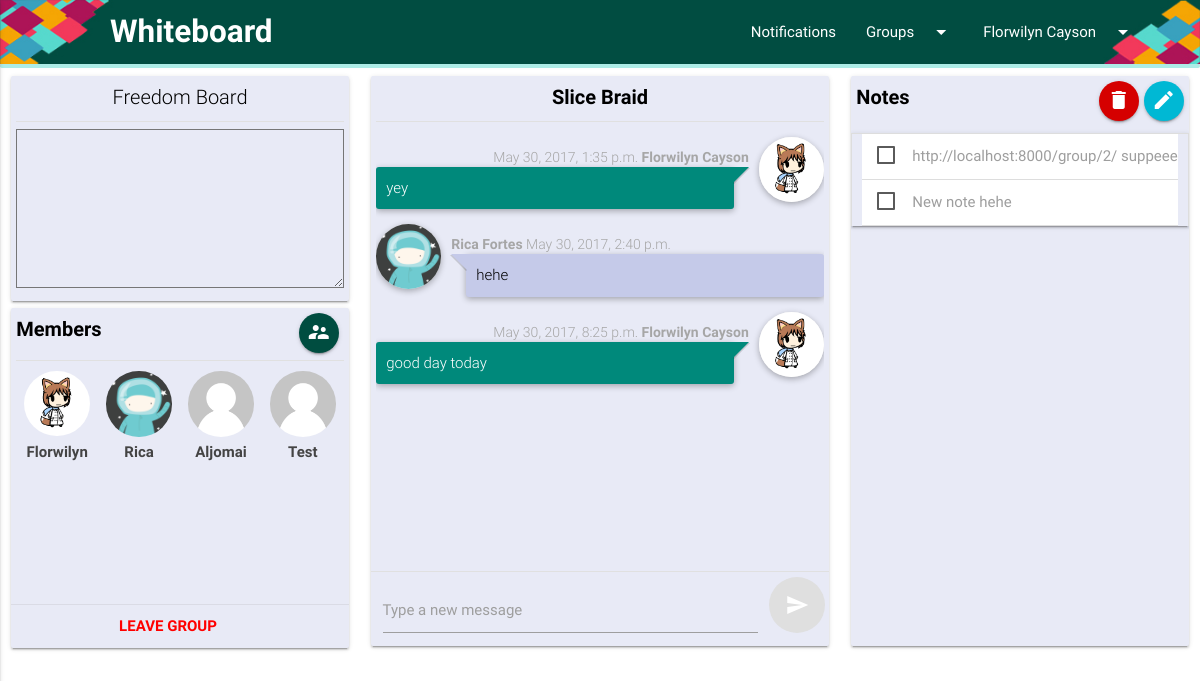
Page /group/2/ (signed in) on the committed database.
### user_profile/models.py (models this page shows, shortened)
class Users(models.Model):
	user = models.OneToOneField(User, on_delete=models.CASCADE)
	first_name = models.CharField(max_length=25)
	last_name = models.CharField(max_length=25)
	date_joined = models.DateTimeField(auto_now_add=True)
	prof_pic = models.ImageField(upload_to = './storage/', default = 'storage/default-avatar.png')

### whiteboard/models.py (models this page shows, shortened)
class Member(models.Model):
	group = models.ForeignKey(Group, on_delete=models.CASCADE)
	member = models.ForeignKey(Users, on_delete=models.CASCADE, related_name="is_a_member_of")

class Group(models.Model):
	group_name = models.CharField(max_length = 10)
	date_created = models.DateTimeField(auto_now_add=True)
	owner = models.ForeignKey(Users, null=True, default=None, on_delete=models.SET_NULL, related_name="owns")
	def __str__(self):
   		return self.group_name

class Chat(models.Model):
	sender = models.ForeignKey(Users,null=True, default=None, on_delete=models.SET_NULL)
	group = models.ForeignKey(Group, on_delete=models.CASCADE)
	content = models.CharField(max_length=200)
	date_sent = models.DateTimeField(auto_now_add=True)

class Note(models.Model):
	note = models.CharField(max_length=100)
	owner = models.ForeignKey(Group,on_delete=models.CASCADE)
	attachment = models.FileField(upload_to = './storage/',null=True)
	new = models.BooleanField(default=True)

### Project/views.py (the view)
# urls.py: url(r'^group/(?P<group_id>\d+)/$', views.index, name='group'),
def index(request, group_id):
	if request.user.is_authenticated():
		user_id = request.user.id
		user = Users.objects.get(user__id=user_id)
		is_member_of = get_list_or_404(Member, member__pk=user.id, group__id=group_id)
		group = Member.objects.filter(member__pk=user.pk)
		group_name = Group.objects.get(id=group_id)
		members = Member.objects.filter(group__id=group_id)
		group_chat = Chat.objects.filter(group__id=group_id)
		notes = Note.objects.filter(owner__id=group_id).order_by('-id')
		return render(request, 'index.html', {'group_chat': group_chat, 'user': user, 'group': group, 'group_name': group_name, 'members': members, 'notes': notes, 'group_id': group_id})
	else:
		return redirect('signin')

### Project/templates/index.html (shortened to what this page needs)
{% extends "base.html" %}
{% load static %}
{% block content %}
<div class=" col s12 m6 l3">
	<div class="card indigo lighten-5" style="height: 225px; margin-bottom: 5px">
	    <div class="card-content black-text pull-down" style="padding: 5px;">
	        <span class="card-title center">Freedom Board</span>
	        <div class="divider"></div>
			<textarea id="wall" rows="7" style="height:auto; margin-top: 7px"></textarea>
	    </div>
    </div>
     <div class="card indigo lighten-5 height-fixed" style="margin-bottom: 0px">
	    <div class="card-content black-text pull-down" style="padding: 5px;">
	        <span class="card-title" style="margin-bottom: 15px"><b>Members</b><a class="btn-floating waves-effect waves-light teal darken-4 right" href="#add_membermodal" data-target="add_membermodal" style="margin-right: 5px"><i class="material-icons" style="margin-top: 3px">supervisor_account</i></a></span>
	        <div class="divider" style="margin-top: 3px"></div>
	        <ul class="users-list" id="members-list" style="height: 100%; overflow: auto; margin-bottom: 5px; margin-top: 10px">
	            {% for member in members %}
		            <li>
		            	<img class="member-img" src="{{ member.member.prof_pic.url }}">
		            	<span class="users-list-name">{{member.member.first_name}}</span>
		            </li>
		        {% endfor %}
	        </ul>
	    </div>
	    <div class="card-action center" style="padding: 10px">
	        <a href="/leave/{{group_id}}" style="color: red"><b>Leave group</b></a>
	    </div>
    </div>
</div>
<div class="col s12 m6 l5 x-margin">
	<div class="card indigo lighten-5 height-fixed-2">
	    <div class="card-content black-text pull-down" style="padding: 5px">
	        <span class="card-title" style="border-bottom-color: black; text-align: center;"><b>{{ group_name }}</b></span>
	        <div class="divider"></div>
	        <div class="chat" style="height: 91%">
	            <ul style="overflow: auto; height: 100%" id="msg-list">
	               	{% for chat in group_chat %}
	               		{% if user.id != chat.sender.id %}
						    <li class="you">
						        <a class="user" href="#"><img alt="" src="{{ chat.sender.prof_pic.url }}" /></a>
						        <div class="date"><b>
						          {{ chat.sender.first_name }} {{ chat.sender.last_name }}</b>
						        	{{ chat.date_sent }}
						        </div>
						        <div class="message" id="other-color">
						          <p>{{ chat.content }}</p>
						        </div>
      						</li>
      					{% else %}
      						<li class="other">
							    <a class="user" href="#"><img alt="" src="{{ chat.sender.prof_pic.url }}" /></a>
							    <div class="date">{{ chat.date_sent }}     <b>{{ chat.sender.first_name }} {{ chat.sender.last_name }}</b></div>
							    <div class="message" id="you-color">
							        <p>{{ chat.content }}</p>
							    </div>
							</li>
						{% endif %}
					{% endfor %}
	               		</ul>
	               	</div>
			     </div>
			     <div class="divider"></div>
	            <div class="footer green lighten-5">
	            <form id="chat-form" method="post" action="/post/">
		              <div class="input-field col s12 m4 l8" style="width: 87%;" id="chat-msg">
			          <input id="message" type="text" class="validate">
			          <label for="message" class="text-indigo darken-4">Type a new message</label>
			        </div>
			        <button type="submit" class="btn-floating btn-large s12 m4 l2 teal darken-4" id="send" style="margin-top: 5px; float: left;"><i class="material-icons right">send</i></button>
			      </form>
	            </div>
	        </div>
	    </div>
	    <div class="col s12 m6 l3">
	        <div class="card indigo lighten-5" style="height: 570px;">
	            <div class="card-content black-text pull-down" style="padding: 0px; height: 92%">
	              <span class="card-title" style="padding: 5px"><b>Notes</b><a href="#add_notemodal" data-target="add_notemodal" class="btn-floating waves-effect waves-light cyan accent-4 right" style=" margin-left: 5px"><i class="material-icons" style="margin-top: 3px;">mode_edit</i></a><a id= "delete-btn" class="btn-floating waves-effect waves-light red accent-4 right"><i class="material-icons" style="margin-top: 3px">delete</i></a></span>
					  <form action="{% url 'delete' %}" method="POST" id="note-delete" style="overflow: auto; height: 97%">
					    <ul class="collapsible" data-collapsible="accordion" id="notes-list">
						    	{% for note in notes %}
						    	<li class="box-list">
								    <div class="collapsible-header" style="overflow: hidden;text-overflow: ellipsis; white-space: nowrap; ">
								      	<label for="{{note.id}}">{{note.note}}</label>
								    </div>
							    </li>
							    {% endfor %}
						</ul>
						 </form>
	            </div>
	        </div>
        </div>
{% endblock %}

### Project/templates/base.html (shortened to what this page needs)
{% load static %}
<!DOCTYPE html>
<html>
<head>
  <link rel="stylesheet" type="text/css" href="{% static 'materialize/css/materialize.min.css' %}">
  <link rel="stylesheet" type="text/css" href="{% static 'materialize/css/materialize.css' %}">
  <link rel="stylesheet" type="text/css" href="{% static 'materialize/css/theme.css' %}">
  <link rel="stylesheet" type="text/css" href="{% static 'materialize/css/dropify.css' %}">
  <link rel="stylesheet" type="text/css" href="{% static 'materialize/css/dropify.min.css' %}">
    <link rel="stylesheet" type="text/css" href="{% static 'sweetalert/sweetalert2.css' %}">
  <link rel="stylesheet" href="https://cdnjs.cloudflare.com/ajax/libs/font-awesome/4.7.0/css/font-awesome.min.css">
</head>
<body>
  <nav id="whiteboard" style="background-size: cover" class="teal darken-4">
    <div class="nav-wrapper nav-wrap">
      <a href="#!" class="brand-logo logo-pad" style="margin-left: 90px"><b>Whiteboard</b></a>
      <ul class="right hide-on-med-and-down">
        <li><a href="collapsible.html">Notifications</a></li>
        <li><a class="dropdown-button" href="#!" data-activates="groups">Groups<i class="material-icons right">arrow_drop_down</i></a></li>
        <li><a class="dropdown-button" href="#!" data-activates="dropdown1">{{ user.first_name }} {{ user.last_name }}<i class="material-icons right">arrow_drop_down</i></a></li>
      </ul>
    </div>
  </nav>
  <div class="progress" style="margin: 0px;">
  </div>
  <div class="row" style="margin-bottom: 0px;">
    {% block content %}
    {% endblock %}
  </div>
</body>
</html>

### rows in the picture
Users: first_name "Florwilyn", last_name "Cayson"
Member: member.prof_pic (picture), member.first_name "Florwilyn"
Member: member.prof_pic (placeholder picture), member.first_name "Rica"
Member: member.prof_pic (placeholder picture), member.first_name "Aljomai"
Member: member.prof_pic (placeholder picture), member.first_name "Test"
Group: group_name "Slice Braid"
Chat: sender.prof_pic (picture), date_sent "May 30, 2017, 1:35 p.m.", sender.first_name "Florwilyn", sender.last_name "Cayson", content "yey"
Chat: sender.prof_pic (placeholder picture), sender.first_name "Rica", sender.last_name "Fortes", date_sent "May 30, 2017, 2:40 p.m.", content "hehe"
Chat: sender.prof_pic (picture), date_sent "May 30, 2017, 8:25 p.m.", sender.first_name "Florwilyn", sender.last_name "Cayson", content "good day today"
Note: note "http://localhost:8000/group/2/ sup…"
Note: note "New note hehe"
